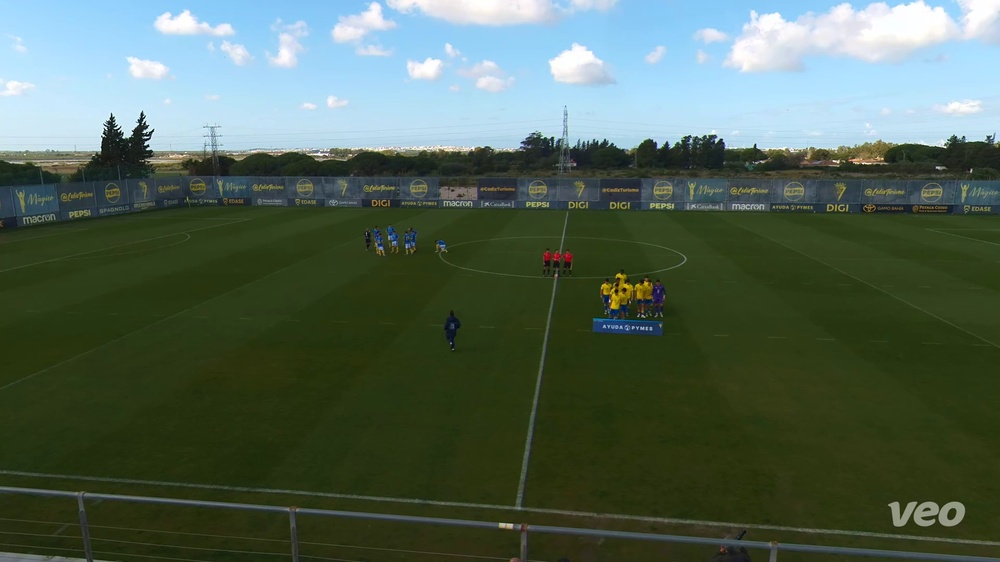
#> input picture data/para_etiquetar/extremos_campo/distant_test_5min.mp4_1008.jpg, 1000 x 562 px, shrunk from 1920 x 1080 before the run; its folder holds only this picture in this run
$ python -i camera_motion.py   (imports and definitions only)
#> lines starting #> are read from the running program, lines starting #| are printed output that depends on the picture; after the words box and inside, x2 and y2 are one past the last pixel; in counts of white or black regions, pixels touching at a corner belong together
import cv2
import numpy as np

class CameraMotionEstimator:
    """
    Estima el movimiento global de la cámara usando Optical Flow (Lucas-Kanade).
    Puede recibir keypoints del campo fijos (ej. de pitch.pt) para un tracking perfecto
    del entorno sin contaminación de jugadores. Como fallback, usa puntos característicos
    sobre una máscara verde de césped para no enganchar jugadores.
    """
    def __init__(self):
        self.prev_gray = None
        self.prev_points = None
        # Parámetros para Shi-Tomasi (Lucas-Kanade)
        self.lk_params = dict(
            winSize=(15, 15),
            maxLevel=2,
            criteria=(cv2.TERM_CRITERIA_EPS | cv2.TERM_CRITERIA_COUNT, 10, 0.03)
        )
        # Parámetros para detección de esquinas (Shi-Tomasi)
        self.feature_params = dict(
            maxCorners=200,
            qualityLevel=0.01,
            minDistance=30,
            blockSize=3
        )

    def _get_green_mask(self, frame: np.ndarray) -> np.ndarray:
        """Crea una máscara que solo incluye los píxeles verdes (césped)."""
        hsv = cv2.cvtColor(frame, cv2.COLOR_BGR2HSV)
        lower_green = np.array([35, 40, 40])
        upper_green = np.array([85, 255, 255])
        mask = cv2.inRange(hsv, lower_green, upper_green)
        return mask

    def compute_offset(self, frame: np.ndarray, custom_points: list = None) -> tuple[float, float]:
        """
        Calcula el desplazamiento (dx, dy) de la imagen actual respecto al frame anterior.
        Devuelve (dx, dy) = cuánto se ha movido el entorno. (Valores positivos/negativos).
        """
        # 1. Convertir a grises
        gray = cv2.cvtColor(frame, cv2.COLOR_BGR2GRAY)

        # 2. Inicialización
        if self.prev_gray is None:
            self.prev_gray = gray
            if custom_points and len(custom_points) > 0:
                self.prev_points = np.array(custom_points, dtype=np.float32).reshape(-1, 1, 2)
            else:
                mask = self._get_green_mask(frame)
                self.prev_points = cv2.goodFeaturesToTrack(gray, mask=mask, **self.feature_params)
            return (0.0, 0.0)

        # Si nos quedamos con muy pocos puntos (e.g. por paneo de la cámara)
        if self.prev_points is None or len(self.prev_points) < 5:
            if custom_points and len(custom_points) > 0:
                self.prev_points = np.array(custom_points, dtype=np.float32).reshape(-1, 1, 2)
            else:
                # Buscamos nuevos puntos de control pero SOLO en el césped (máscara verde)
                mask = self._get_green_mask(frame)
                self.prev_points = cv2.goodFeaturesToTrack(self.prev_gray, mask=mask, **self.feature_params)

            if self.prev_points is None:
                self.prev_gray = gray
                return (0.0, 0.0)

        # 3. Calcular Optical Flow usando pirámides de Lucas-Kanade
        next_points, status, err = cv2.calcOpticalFlowPyrLK(
            self.prev_gray, gray, self.prev_points, None, **self.lk_params
        )

        if next_points is None or status is None:
            self.prev_gray = gray
            self.prev_points = None
            return (0.0, 0.0)

        # 4. Filtrar solo los puntos fiables (trackeados con éxito)
        good_new = next_points[status == 1]
        good_old = self.prev_points[status == 1]

        # 5. Si hay muy pocos puntos buenos, abortar este frame (el siguiente re-inicializará)
        if len(good_new) < 5:
            self.prev_gray = gray
            self.prev_points = None
            return (0.0, 0.0)

        # 6. Calcular el desplazamiento promedio en X y en Y
        diff = good_new - good_old
        if len(diff) > 0:
            dx = np.median(diff[:, 0])
            dy = np.median(diff[:, 1])
        else:
            dx, dy = 0.0, 0.0

        # 7. Actualizar referencias para el siguiente ciclo
        self.prev_gray = gray.copy()

        # Guardamos los puntos trackeados como prev_points para continuar persiguiendo LOS MISMOS PUNTOS
        # (ya sean los custom_points inyectados, o los buenos filtrados sobre el césped)
        self.prev_points = good_new.reshape(-1, 1, 2)

        return (float(dx), float(dy))

>>> import cv2
>>> picture = cv2.imread('../../data/para_etiquetar/extremos_campo/distant_test_5min.mp4_1008.jpg')
#> picture is the input picture: shape (562, 1000, 3); mean B, G, R 85, 99.9, 82.3
>>> result = CameraMotionEstimator().compute_offset(picture)
#> in compute_offset, `gray = cv2.cvtColor(frame, cv2.COLOR_BGR2GRAY)`:
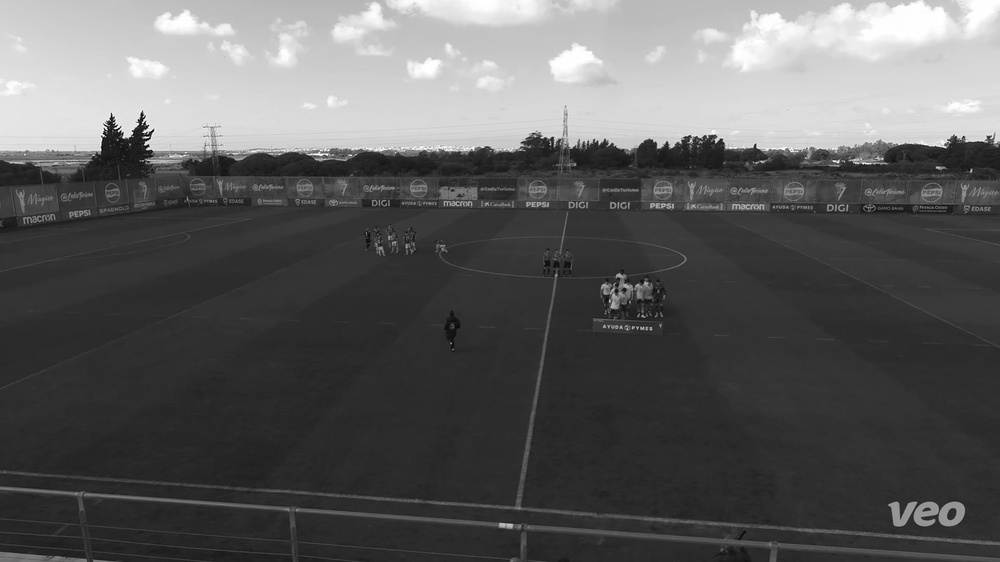
#> gray: shape (562, 1000); min 2, max 255, mean 92.9
#> in _get_green_mask, `hsv = cv2.cvtColor(frame, cv2.COLOR_BGR2HSV)`: hsv: shape (562, 1000, 3); mean H, S, V 60.1, 123.7, 106.9
#> in _get_green_mask, `mask = cv2.inRange(hsv, lower_green, upper_green)`:
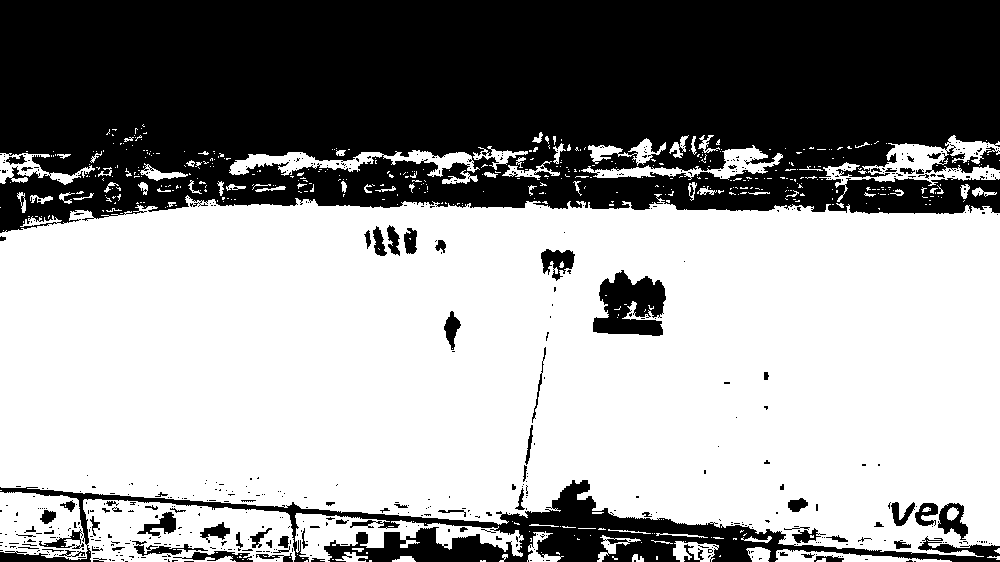
#> mask: shape (562, 1000); 59.9% white; 555 black regions (474 under 20 px), largest, box (x1, y1, x2, y2) and area: (0, 0, 1000, 233) 193378, (0, 480, 1000, 562) 19269, (593, 270, 666, 336) 3216
#> in compute_offset, `self.prev_points = cv2.goodFeaturesToTrack(gray, mask=mask, **self.fea..`: self.prev_points = 83 rows, first 8: [553, 137], [682, 140], [916, 502], [953, 135], [672, 204], [527, 206], [613, 204], [500, 524]
#> result = (0, 0)

$ run again, on data/para_etiquetar/extremos_campo/distant_test_5min.mp4_1624.jpg
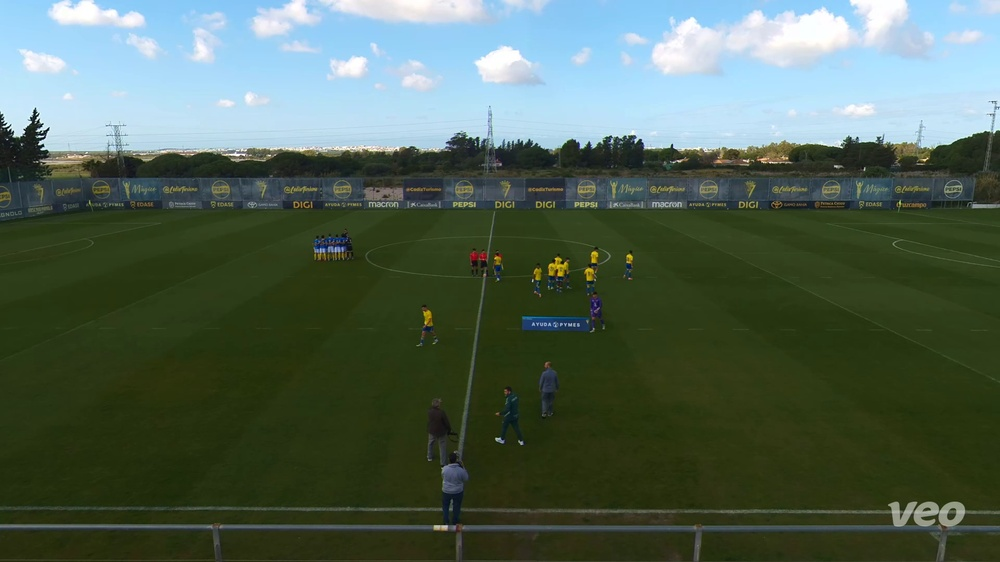
#> input picture data/para_etiquetar/extremos_campo/distant_test_5min.mp4_1624.jpg, 1000 x 562 px, shrunk from 1920 x 1080 before the run
#> picture is the input picture: shape (562, 1000, 3); mean B, G, R 84.3, 99.1, 81.6
#> in compute_offset, `gray = cv2.cvtColor(frame, cv2.COLOR_BGR2GRAY)`:
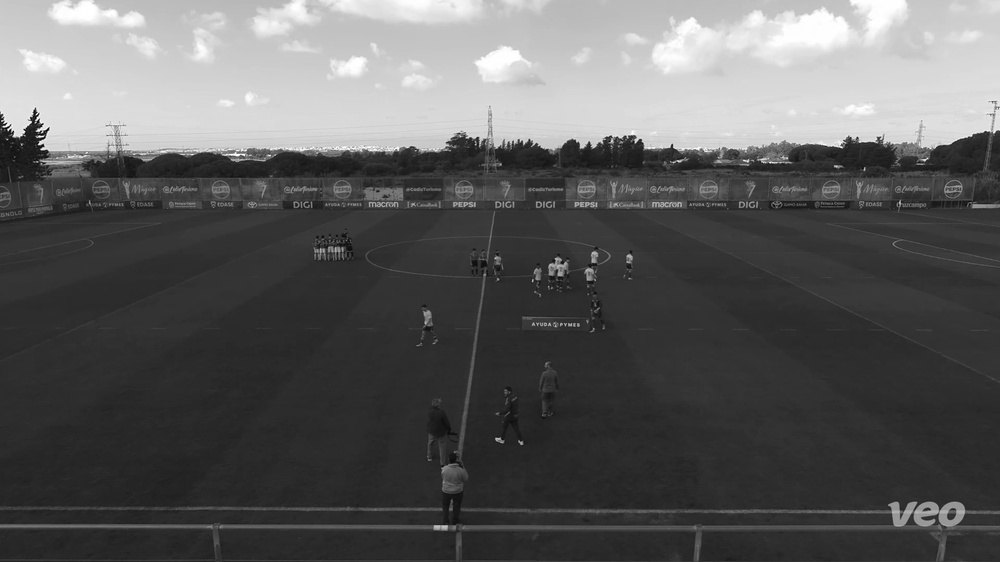
#> gray: shape (562, 1000); min 2, max 255, mean 92.2
#> hsv: shape (562, 1000, 3); mean H, S, V 60, 123.6, 106.2
#> in _get_green_mask, `mask = cv2.inRange(hsv, lower_green, upper_green)`:
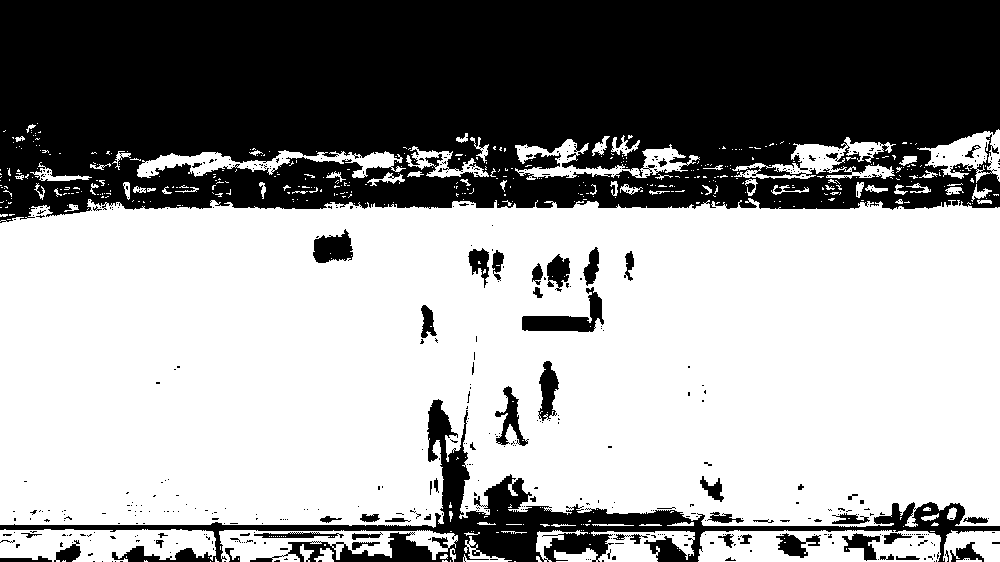
#> mask: shape (562, 1000); 60.1% white; 502 black regions (448 under 20 px), largest, box (x1, y1, x2, y2) and area: (0, 0, 1000, 223) 191180, (0, 399, 1000, 562) 20877, (522, 287, 604, 332) 1400
#> self.prev_points = 82 rows, first 8: [478, 137], [841, 145], [629, 136], [930, 509], [973, 134], [599, 143], [575, 206], [888, 505]
#> result = (0, 0)
